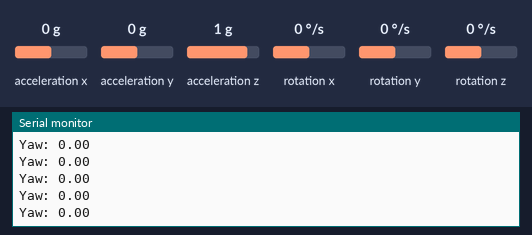
Simulated run of this sketch. Board: Arduino Uno, built with avr-gcc and run on an emulated ATmega328P. Parts: the last lines printed to the serial monitor. Wiring (inferred from the names in the program): MPU-6050 motion sensor at I2C address 0x68. The inputs (shaded band) are chosen by the test bench; at power-on: rotation z 0 °/s, acceleration x 0 g, acceleration y 0 g, acceleration z 1 g, rotation x 0 °/s, rotation y 0 °/s.

Above: at 1.2 s.
1.3 s: rotation z set to 100 °/s
At 2.0 s:
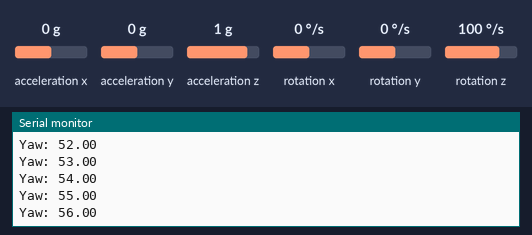
4.3 s: rotation z set to -100 °/s
At 5.1 s:
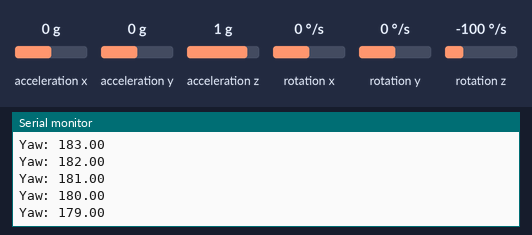
Timing chart, 0 to 7.3 s (numbered marks = the images above; inputs shaded):
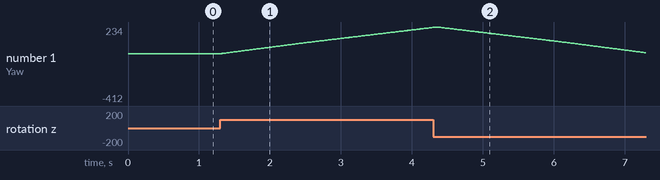

The sketch:

task10.5.ino
```cpp
#include <Wire.h>

const int MPU_ADDR = 0x68;  // MPU6050 I2C address

int16_t AccelX, AccelY, AccelZ;
int16_t GyroX, GyroY, GyroZ;
int16_t TempRaw;

void setup() {
  Wire.begin();
  Serial.begin(9600);

  // Wake up MPU6050, as it starts in sleep mode
  Wire.beginTransmission(MPU_ADDR);
  Wire.write(0x6B);  // Access the power management register
  Wire.write(0);     // Set to 0 to wake up the MPU6050
  Wire.endTransmission(true);
}

void loop() {
  // Request sensor data from MPU6050
  Wire.beginTransmission(MPU_ADDR);
  Wire.write(0x3B);  // Starting with register 0x3B (ACCEL_XOUT_H)
  Wire.endTransmission(false);
  Wire.requestFrom(MPU_ADDR, 14, true);  // Request 14 registers

  // Reading raw data
  AccelX = Wire.read() << 8 | Wire.read();  // Accel X
  AccelY = Wire.read() << 8 | Wire.read();  // Accel Y
  AccelZ = Wire.read() << 8 | Wire.read();  // Accel Z
  TempRaw = Wire.read() << 8 | Wire.read();  // Temperature
  GyroX = Wire.read() << 8 | Wire.read();    // Gyro X
  GyroY = Wire.read() << 8 | Wire.read();    // Gyro Y
  GyroZ = Wire.read() << 8 | Wire.read();    // Gyro Z

  // Convert gyro data to yaw (degree/s)
  float GyroZ_degrees = GyroZ / 131.0;  // Scale factor for GyroZ to convert to degree/s

  // Calculate yaw (basic integration over time)
  static float yaw = 0;
  yaw += GyroZ_degrees * 0.01;  // Assuming loop runs every 10ms (100Hz)

  // Print yaw
  Serial.print("Yaw: ");
  Serial.println(yaw);

  delay(10);  // 10ms delay for 100Hz update rate
}
```

Measured:
- after the input at 1.3 s, the serial monitor: prints a new line at once (image 1)
- plotted number 1: 0 → 230 after the input at 1.3 s
